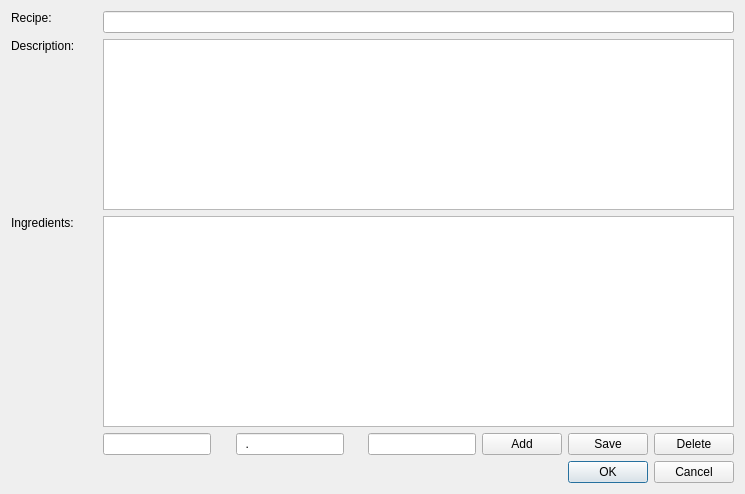
<?xml version="1.0" encoding="UTF-8"?>
<ui version="4.0">
 <class>recipe_dialog</class>
 <widget class="QDialog" name="recipe_dialog">
  <property name="geometry">
   <rect>
    <x>0</x>
    <y>0</y>
    <width>745</width>
    <height>494</height>
   </rect>
  </property>
  <property name="windowTitle">
   <string>Dialog</string>
  </property>
  <layout class="QGridLayout" name="gridLayout">
   <item row="0" column="0">
    <widget class="QLabel" name="label">
     <property name="text">
      <string>Recipe: </string>
     </property>
    </widget>
   </item>
   <item row="0" column="1" rowspan="2" colspan="8">
    <widget class="QLineEdit" name="name"/>
   </item>
   <item row="1" column="0">
    <spacer name="verticalSpacer_2">
     <property name="orientation">
      <enum>Qt::Vertical</enum>
     </property>
     <property name="sizeHint" stdset="0">
      <size>
       <width>20</width>
       <height>28</height>
      </size>
     </property>
    </spacer>
   </item>
   <item row="2" column="0">
    <widget class="QLabel" name="label_3">
     <property name="text">
      <string>Description:</string>
     </property>
    </widget>
   </item>
   <item row="2" column="1" rowspan="2" colspan="8">
    <widget class="QTextEdit" name="description_edit"/>
   </item>
   <item row="3" column="0">
    <spacer name="verticalSpacer">
     <property name="orientation">
      <enum>Qt::Vertical</enum>
     </property>
     <property name="sizeHint" stdset="0">
      <size>
       <width>20</width>
       <height>117</height>
      </size>
     </property>
    </spacer>
   </item>
   <item row="4" column="0">
    <widget class="QLabel" name="label_2">
     <property name="text">
      <string>Ingredients: </string>
     </property>
    </widget>
   </item>
   <item row="4" column="1" rowspan="2" colspan="8">
    <widget class="QTableView" name="tableView"/>
   </item>
   <item row="5" column="0">
    <spacer name="verticalSpacer_3">
     <property name="orientation">
      <enum>Qt::Vertical</enum>
     </property>
     <property name="sizeHint" stdset="0">
      <size>
       <width>20</width>
       <height>217</height>
      </size>
     </property>
    </spacer>
   </item>
   <item row="6" column="0">
    <spacer name="horizontalSpacer">
     <property name="orientation">
      <enum>Qt::Horizontal</enum>
     </property>
     <property name="sizeHint" stdset="0">
      <size>
       <width>86</width>
       <height>20</height>
      </size>
     </property>
    </spacer>
   </item>
   <item row="6" column="1">
    <widget class="QLineEdit" name="type"/>
   </item>
   <item row="6" column="2">
    <spacer name="horizontalSpacer_2">
     <property name="orientation">
      <enum>Qt::Horizontal</enum>
     </property>
     <property name="sizeHint" stdset="0">
      <size>
       <width>5</width>
       <height>20</height>
      </size>
     </property>
    </spacer>
   </item>
   <item row="6" column="3">
    <widget class="QLineEdit" name="quantity">
     <property name="inputMask">
      <string>99\.99</string>
     </property>
    </widget>
   </item>
   <item row="6" column="4">
    <spacer name="horizontalSpacer_3">
     <property name="orientation">
      <enum>Qt::Horizontal</enum>
     </property>
     <property name="sizeHint" stdset="0">
      <size>
       <width>1</width>
       <height>20</height>
      </size>
     </property>
    </spacer>
   </item>
   <item row="6" column="5">
    <widget class="QLineEdit" name="unit"/>
   </item>
   <item row="6" column="6">
    <widget class="QPushButton" name="add">
     <property name="text">
      <string>Add</string>
     </property>
    </widget>
   </item>
   <item row="6" column="7">
    <widget class="QPushButton" name="save">
     <property name="text">
      <string>Save</string>
     </property>
    </widget>
   </item>
   <item row="6" column="8">
    <widget class="QPushButton" name="delete_2">
     <property name="text">
      <string>Delete</string>
     </property>
    </widget>
   </item>
   <item row="7" column="5" colspan="4">
    <widget class="QDialogButtonBox" name="buttonBox">
     <property name="orientation">
      <enum>Qt::Horizontal</enum>
     </property>
     <property name="standardButtons">
      <set>QDialogButtonBox::Cancel|QDialogButtonBox::Ok</set>
     </property>
    </widget>
   </item>
  </layout>
 </widget>
 <resources/>
 <connections>
  <connection>
   <sender>buttonBox</sender>
   <signal>accepted()</signal>
   <receiver>recipe_dialog</receiver>
   <slot>accept()</slot>
   <hints>
    <hint type="sourcelabel">
     <x>248</x>
     <y>254</y>
    </hint>
    <hint type="destinationlabel">
     <x>157</x>
     <y>274</y>
    </hint>
   </hints>
  </connection>
  <connection>
   <sender>buttonBox</sender>
   <signal>rejected()</signal>
   <receiver>recipe_dialog</receiver>
   <slot>reject()</slot>
   <hints>
    <hint type="sourcelabel">
     <x>316</x>
     <y>260</y>
    </hint>
    <hint type="destinationlabel">
     <x>286</x>
     <y>274</y>
    </hint>
   </hints>
  </connection>
 </connections>
</ui>
